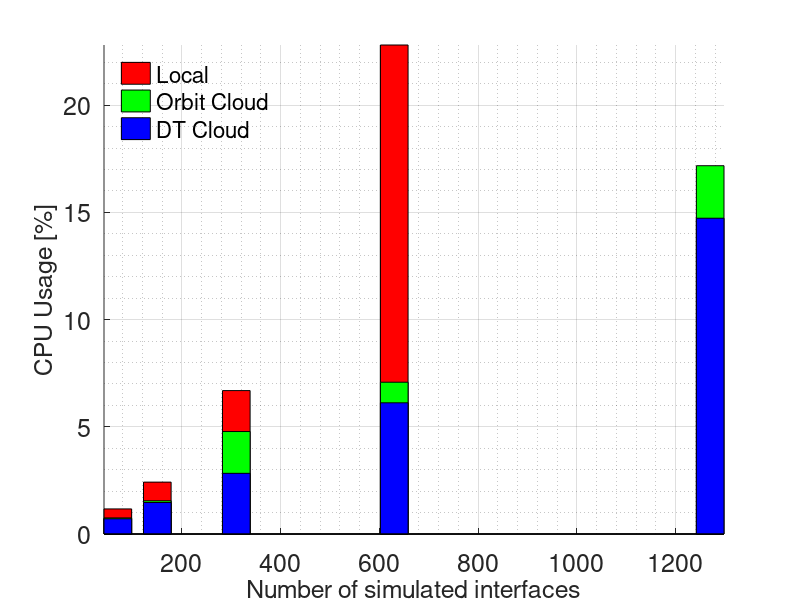

The MATLAB source for this figure:
nes = [7,15,31,63,127];
intfs = [70,150,310,630,1270];
links = [6,14,30,62,126];

local_percent = [0.0117,0.0242,0.0669,0.2281,NaN];
orbit_percent = [0.0075,0.0155,0.0478,0.0708,0.1718];
dt_percent = [0.0071,0.0147,0.0283,0.0612,0.1473];

local = local_percent * 100;
orbit = orbit_percent * 100;
dt = dt_percent * 100;

figure(1);
hold on;
bar(intfs, local, 0.7, "stacked", "facecolor", "r");
bar(intfs, orbit, 0.7, "stacked", "facecolor", "g");
bar(intfs, dt, 0.7, "stacked", "facecolor", "b");
#plot(intfs,local, '-dr', 'markersize', font_size, 
#      intfs, orbit, '-+k', 'markersize', font_size, 
#      intfs, dt, '-*b', 'markersize', font_size);
set(gca, "fontsize", 18);
xlabel('Number of simulated interfaces', "fontsize", 18, "interpreter", "tex");
grid on;
grid minor on;
ylabel('CPU Usage [%]', "fontsize", 18);

[leg, obj] = legend('Local',
                    'Orbit Cloud',
                    'DT Cloud',
                    "location", 'northwest');          
legend boxoff;
%textobj = findobj(obj, 'type', 'text');
%set(textobj, "fontsize", 18);
axis('tight');
hold off;